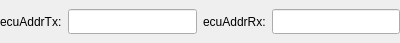
<?xml version="1.0" encoding="UTF-8"?>
<ui version="4.0">
 <class>EcuAddrItem</class>
 <widget class="QWidget" name="EcuAddrItem">
  <property name="geometry">
   <rect>
    <x>0</x>
    <y>0</y>
    <width>400</width>
    <height>43</height>
   </rect>
  </property>
  <property name="minimumSize">
   <size>
    <width>0</width>
    <height>35</height>
   </size>
  </property>
  <property name="maximumSize">
   <size>
    <width>16777215</width>
    <height>43</height>
   </size>
  </property>
  <property name="windowTitle">
   <string>Form</string>
  </property>
  <layout class="QHBoxLayout" name="horizontalLayout">
   <property name="leftMargin">
    <number>0</number>
   </property>
   <property name="topMargin">
    <number>0</number>
   </property>
   <property name="rightMargin">
    <number>0</number>
   </property>
   <property name="bottomMargin">
    <number>0</number>
   </property>
   <item>
    <widget class="QLabel" name="label">
     <property name="text">
      <string>ecuAddrTx:</string>
     </property>
    </widget>
   </item>
   <item>
    <widget class="QLineEdit" name="lineEdit_ecuAddrTx">
     <property name="minimumSize">
      <size>
       <width>0</width>
       <height>25</height>
      </size>
     </property>
     <property name="maximumSize">
      <size>
       <width>16777215</width>
       <height>25</height>
      </size>
     </property>
    </widget>
   </item>
   <item>
    <widget class="QLabel" name="label_2">
     <property name="text">
      <string>ecuAddrRx:</string>
     </property>
    </widget>
   </item>
   <item>
    <widget class="QLineEdit" name="lineEdit_ecuAddrRx">
     <property name="minimumSize">
      <size>
       <width>0</width>
       <height>25</height>
      </size>
     </property>
     <property name="maximumSize">
      <size>
       <width>16777215</width>
       <height>25</height>
      </size>
     </property>
    </widget>
   </item>
  </layout>
 </widget>
 <resources/>
 <connections/>
</ui>
